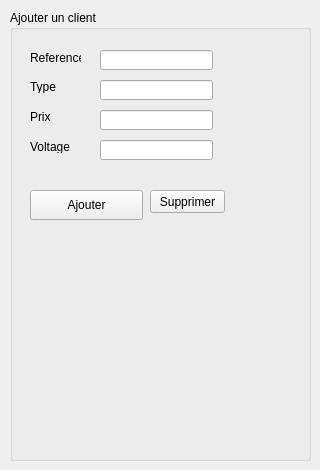
        <widget class="QWidget" name="tab_29">
         <attribute name="title">
          <string>Ajouter</string>
         </attribute>
         <widget class="QGroupBox" name="groupBox_18">
          <property name="geometry">
           <rect>
            <x>10</x>
            <y>10</y>
            <width>301</width>
            <height>451</height>
           </rect>
          </property>
          <property name="title">
           <string>Ajouter un client</string>
          </property>
          <widget class="QLabel" name="labPack_24">
           <property name="geometry">
            <rect>
             <x>20</x>
             <y>530</y>
             <width>81</width>
             <height>31</height>
            </rect>
           </property>
           <property name="text">
            <string>Quantité</string>
           </property>
          </widget>
          <widget class="QLineEdit" name="lineEdit_10">
           <property name="geometry">
            <rect>
             <x>130</x>
             <y>540</y>
             <width>113</width>
             <height>22</height>
            </rect>
           </property>
          </widget>
          <widget class="QLineEdit" name="type_e">
           <property name="geometry">
            <rect>
             <x>90</x>
             <y>70</y>
             <width>113</width>
             <height>20</height>
            </rect>
           </property>
          </widget>
          <widget class="QLabel" name="label_61">
           <property name="geometry">
            <rect>
             <x>20</x>
             <y>100</y>
             <width>47</width>
             <height>13</height>
            </rect>
           </property>
           <property name="text">
            <string>Prix</string>
           </property>
          </widget>
          <widget class="QLabel" name="label_60">
           <property name="geometry">
            <rect>
             <x>20</x>
             <y>70</y>
             <width>47</width>
             <height>13</height>
            </rect>
           </property>
           <property name="text">
            <string>Type</string>
           </property>
          </widget>
          <widget class="QLabel" name="label_62">
           <property name="geometry">
            <rect>
             <x>20</x>
             <y>130</y>
             <width>47</width>
             <height>13</height>
            </rect>
           </property>
           <property name="text">
            <string>Voltage</string>
           </property>
          </widget>
          <widget class="QLineEdit" name="ref">
           <property name="geometry">
            <rect>
             <x>90</x>
             <y>40</y>
             <width>113</width>
             <height>20</height>
            </rect>
           </property>
          </widget>
          <widget class="QLabel" name="label_59">
           <property name="geometry">
            <rect>
             <x>20</x>
             <y>40</y>
             <width>51</width>
             <height>16</height>
            </rect>
           </property>
           <property name="text">
            <string>Reference</string>
           </property>
          </widget>
          <widget class="QPushButton" name="pushButton_5">
           <property name="geometry">
            <rect>
             <x>140</x>
             <y>180</y>
             <width>75</width>
             <height>23</height>
            </rect>
           </property>
           <property name="text">
            <string>Supprimer</string>
           </property>
          </widget>
          <widget class="QPushButton" name="pushButton_4">
           <property name="geometry">
            <rect>
             <x>20</x>
             <y>180</y>
             <width>113</width>
             <height>30</height>
            </rect>
           </property>
           <property name="text">
            <string>Ajouter</string>
           </property>
          </widget>
          <widget class="QLineEdit" name="prix">
           <property name="geometry">
            <rect>
             <x>90</x>
             <y>100</y>
             <width>113</width>
             <height>20</height>
            </rect>
           </property>
          </widget>
          <widget class="QLineEdit" name="voltage">
           <property name="geometry">
            <rect>
             <x>90</x>
             <y>130</y>
             <width>113</width>
             <height>20</height>
            </rect>
           </property>
          </widget>
         </widget>
        </widget>
